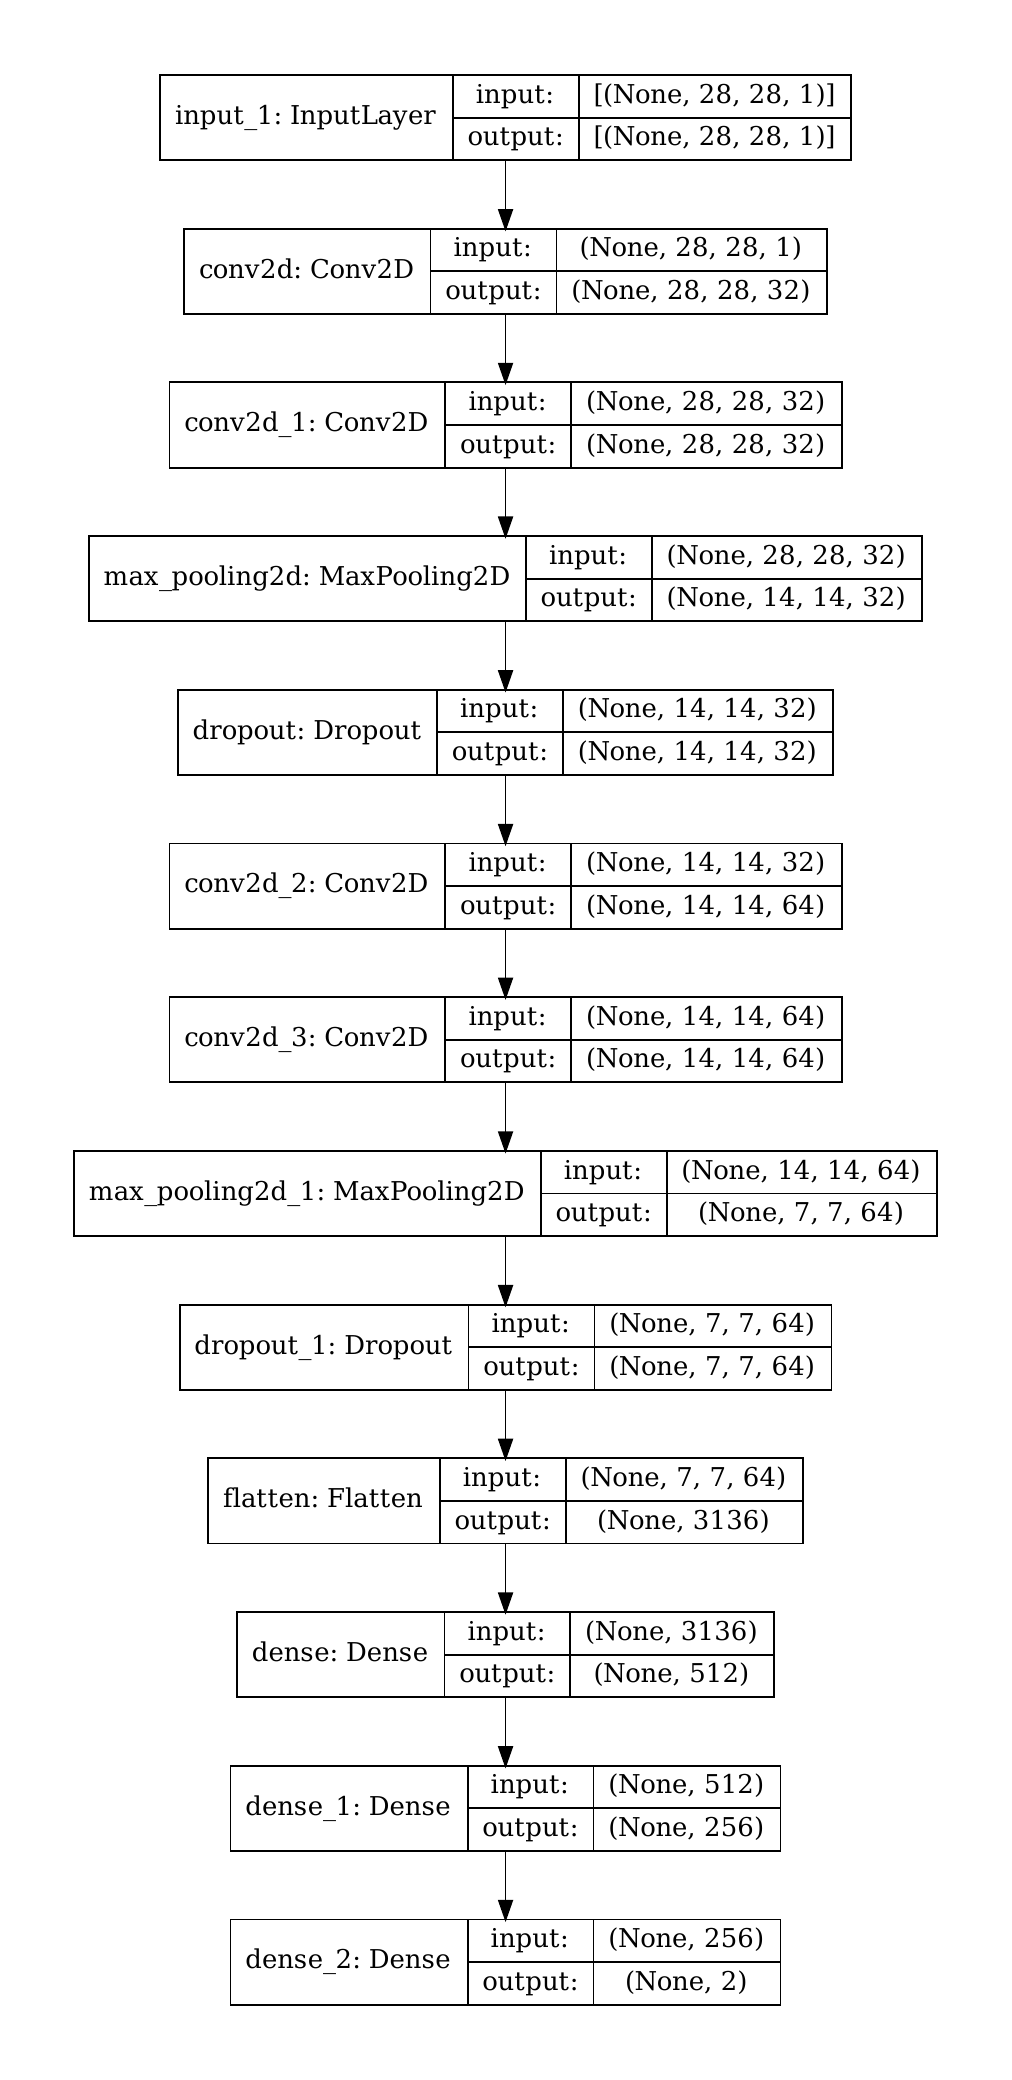

Recreate this plot in Python.
import matplotlib.pyplot as plt
import numpy as np

import tensorflow as tf
from tensorflow.keras.callbacks import EarlyStopping, ReduceLROnPlateau, ModelCheckpoint
from keras.utils.vis_utils import plot_model

from classification_report import ClassificationReport


class Model:
    def __init__(self, network_name, img_size, class_names, model_dir, report_dir):
        self.class_names = class_names if network_name != 'one_two' else np.array(['slovo', 'bigram'])
        self.model_dir = model_dir
        self.report_dir = report_dir
        self.model = self.__create_model(network_name, img_size)
        self.history = None

    def __create_model(self, network_name, img_size):
        model = tf.keras.Sequential([ 
            tf.keras.Input(shape=(img_size,img_size,1)),
            tf.keras.layers.Conv2D(filters = 32, kernel_size = (5,5),padding = 'Same', activation ='relu'),
            tf.keras.layers.Conv2D(filters = 32, kernel_size = (5,5),padding = 'Same', activation ='relu'),
            tf.keras.layers.MaxPooling2D(pool_size=(2,2)),
            tf.keras.layers.Dropout(0.5 if network_name != 'one_two' else 0.25),
            tf.keras.layers.Conv2D(filters = 64, kernel_size = (3,3),padding = 'Same', activation ='relu'),
            tf.keras.layers.Conv2D(filters = 64, kernel_size = (3,3),padding = 'Same', activation ='relu'),
            tf.keras.layers.MaxPooling2D(pool_size=(2,2), strides=(2,2)),
            tf.keras.layers.Dropout(0.5 if network_name != 'one_two' else 0.25),
            tf.keras.layers.Flatten(),
            tf.keras.layers.Dense(512,activation='relu'),
            tf.keras.layers.Dense(256,activation='relu'),
            tf.keras.layers.Dense(len(self.class_names), activation='softmax' if network_name != 'one_two' else 'sigmoid')
        ])

        model.compile(optimizer=tf.keras.optimizers.RMSprop(learning_rate=0.0001 if network_name != 'two_letters' else 0.001), loss='categorical_crossentropy' if network_name != 'one_two' else 'binary_crossentropy', metrics=['accuracy'])
        return model

    def plot(self, path):
        plot_model(self.model, to_file=path, show_shapes=True, show_layer_names=True)


    def train(self, train_ds, val_ds):
        MCP = ModelCheckpoint(f'{self.model_dir}/model.h5',verbose=1,save_best_only=True,monitor='val_accuracy',mode='max')
        ES = EarlyStopping(monitor='val_accuracy',min_delta=0,verbose=0,restore_best_weights = True,patience=5,mode='max')
        RLP = ReduceLROnPlateau(monitor='val_loss',patience=5,factor=0.2,min_lr=0.0001)

        self.history = self.model.fit(
                train_ds,
                validation_data=val_ds,
                epochs=10,
                callbacks=[MCP,ES,RLP])

    def plot_accuracy_loss(self):
        if self.history != None:
            # save graph of accuracy and loss
            epochs = self.history.epoch
            loss = self.history.history['loss']
            validation_loss = self.history.history['val_loss']

            plt.figure(figsize=(15,8))
            plt.title('Gubitak', fontsize=30)
            plt.xlabel('epoha', fontsize=30)
            plt.ylabel('gubitak', fontsize=30)
            plt.xticks(range(len(epochs)), range(1, len(epochs)+1), fontsize=30)
            plt.yticks(fontsize=30)
            plt.plot(epochs, loss, c='red', label='trening')
            plt.plot(epochs, validation_loss, c='orange', label='validacija')
            plt.legend(loc='best', fontsize=30)
            plt.savefig(f'{self.report_dir}/loss.pdf', format='pdf', bbox_inches='tight')
            plt.clf()

            acc = self.history.history['accuracy']
            validation_acc = self.history.history['val_accuracy']

            plt.figure(figsize=(15,8))
            plt.title('Tačnost', fontsize=30)
            plt.xlabel('epoha', fontsize=30)
            plt.ylabel('tačnost', fontsize=30)
            plt.xticks(range(len(epochs)), range(1, len(epochs)+1), fontsize=30)
            plt.yticks(fontsize=30)
            plt.plot(epochs, acc, c='red', label='trening')
            plt.plot(epochs, validation_acc, c='orange', label='validacija')
            plt.legend(loc='best', fontsize=30)
            plt.savefig(f'{self.report_dir}/accuracy.pdf', format='pdf', bbox_inches='tight')
            plt.clf()

    def load_best_model(self):
        self.model = tf.keras.models.load_model(f'{self.model_dir}/model.h5')

    def print_scores(self, train_ds, val_ds, test_ds):
        # evaluate the model
        train_scores = self.model.evaluate(train_ds)
        print("Train %s: %.2f%%" % (self.model.metrics_names[1], train_scores[1]*100))
        val_scores = self.model.evaluate(val_ds)
        print("Validation %s: %.2f%%" % (self.model.metrics_names[1], val_scores[1]*100))
        test_scores = self.model.evaluate(test_ds)
        print("Test %s: %.2f%%" % (self.model.metrics_names[1], test_scores[1]*100))
        with open(f'{self.report_dir}/scores.txt', 'w') as f:
            f.write("Train %s: %.2f%%\n" % (self.model.metrics_names[1], train_scores[1]*100))
            f.write("Validation %s: %.2f%%\n" % (self.model.metrics_names[1], val_scores[1]*100))
            f.write("Test %s: %.2f%%\n" % (self.model.metrics_names[1], test_scores[1]*100))

    def __get_true_predicted_labels(self, ds):
        val_labels = []
        val_predicted = []
        for x, y in ds:
            val_predicted.extend(self.class_names[self.model.predict(x).argmax(axis=1)])
            val_labels.extend(self.class_names[y.numpy().argmax(axis=1)])
        return val_labels, val_predicted

    def dump_report(self, val_ds, test_ds):
        report = ClassificationReport(self.class_names, self.report_dir)

        val_labels, val_predicted = self.__get_true_predicted_labels(val_ds)
        report.confusion_matrix(val_labels, val_predicted, "confusion_matrix_val")
        report.classification_report(val_labels, val_predicted, "report_val")

        test_labels, test_predicted = self.__get_true_predicted_labels(test_ds)
        report.confusion_matrix(test_labels, test_predicted, "confusion_matrix_test")
        report.classification_report(test_labels, test_predicted, "report_test")


